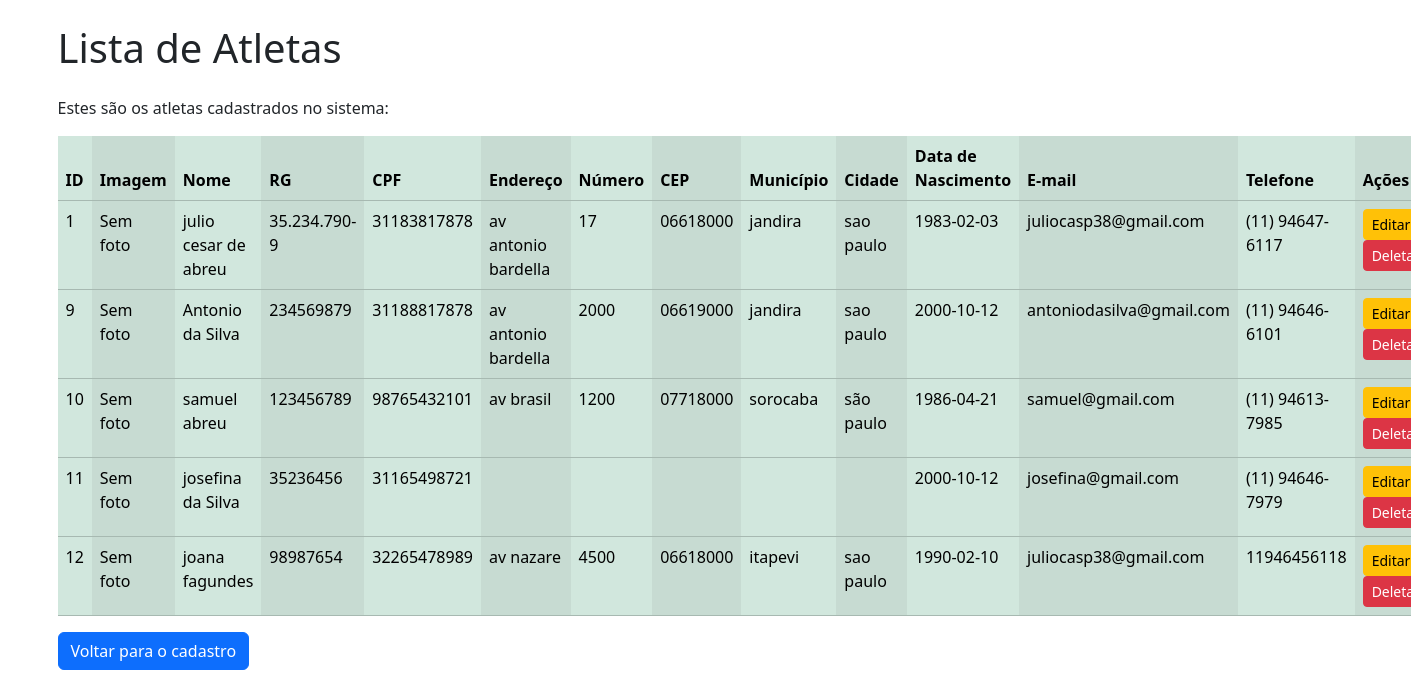
/cadastro_atletas/atletas.php, run on an earlier commit of the app's database.
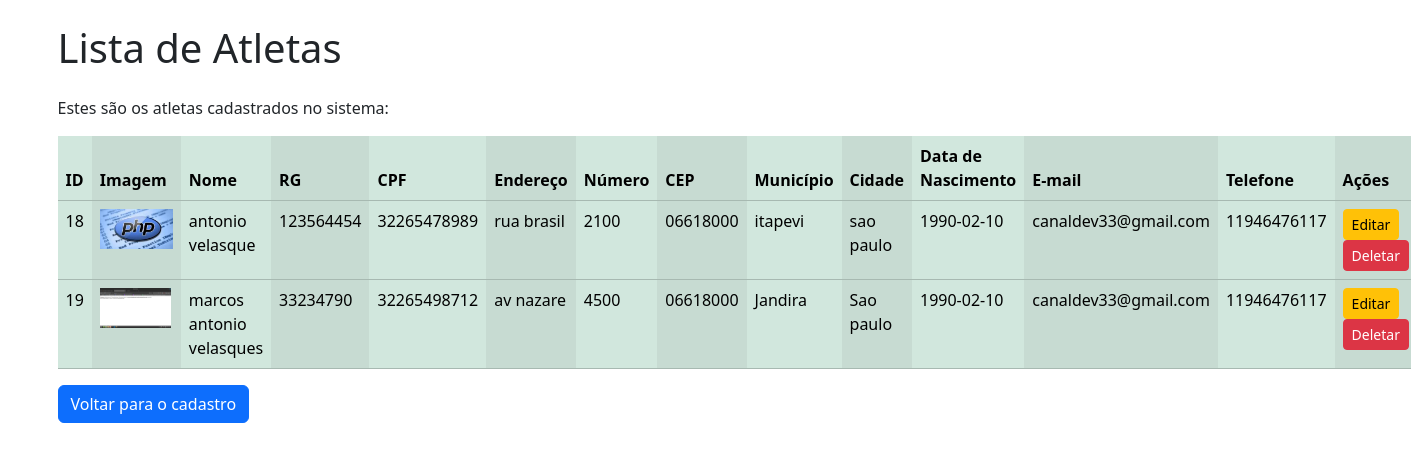
And on a later commit of the database.
### tables this page shows
CREATE TABLE `cadastro_atletas` (
  `id` int(11) NOT NULL,
  `foto` varchar(100) NOT NULL,
  `nome` varchar(100) NOT NULL,
  `rg` varchar(15) NOT NULL,
  `cpf` varchar(15) NOT NULL,
  `endereco` varchar(100) NOT NULL,
  `numero` varchar(20) NOT NULL,
  `cep` varchar(9) NOT NULL,
  `municipio` varchar(40) NOT NULL,
  `cidade` varchar(40) NOT NULL,
  `data_nascimento` date NOT NULL,
  `email` varchar(50) DEFAULT NULL,
  `senha` varchar(255) NOT NULL,
  `telefone` varchar(15) NOT NULL,
  `data_cadastro` datetime NOT NULL DEFAULT current_timestamp()
);

### cadastro_atletas/atletas.php (the view, shortened to what this page needs)
<?php
include('conexao.php');
$sql_atletas = "SELECT * FROM cadastro_atletas";
$query_atletas = $mysqli->query($sql_atletas);
$num_atletas = $query_atletas->num_rows;
?>
<!DOCTYPE html>
<html lang="pt-br">
<head>
    <link href="https://cdn.jsdelivr.net/npm/bootstrap@5.3.3/dist/css/bootstrap.min.css" rel="stylesheet"
>
</head>
<body>
    <div class="container mt-4">
        <h1 class="mb-4">Lista de Atletas</h1>
        <p>Estes são os atletas cadastrados no sistema:</p>
        <table class="table table-success table-striped-columns">
            <thead>
                <tr>
                    <th>ID</th>
                    <th>Imagem</th>
                    <th>Nome</th>
                    <th>RG</th>
                    <th>CPF</th>
                    <th>Endereço</th>
                    <th>Número</th>
                    <th>CEP</th>
                    <th>Município</th>
                    <th>Cidade</th>
                    <th>Data de Nascimento</th>
                    <th>E-mail</th>
                    <th>Telefone</th>
                    <th>Ações</th>
                </tr>
            </thead>
            <tbody>
                <?php if ($num_atletas == 0): ?>
                    <tr>
                        <td colspan="14" class="text-center">Nenhum atleta foi cadastrado</td>
                    </tr>
                <?php else:
                    while ($atletas = $query_atletas->fetch_assoc()): ?>
                        <tr>
                            <td><?= htmlspecialchars($atletas['id']); ?></td>
                            <td>
                                <?php if (!empty($atletas['foto']) && file_exists($atletas['foto'])): ?>
                                    <img height="40" src="<?= htmlspecialchars($atletas['foto']); ?>" alt="Foto do atleta">
                                <?php else: ?>
                                    <span>Sem foto</span>
                                <?php endif; ?>
                            </td>
                            <td><?= htmlspecialchars($atletas['nome']); ?></td>
                            <td><?= htmlspecialchars($atletas['rg']); ?></td>
                            <td><?= htmlspecialchars($atletas['cpf']); ?></td>
                            <td><?= htmlspecialchars($atletas['endereco']); ?></td>
                            <td><?= htmlspecialchars($atletas['numero']); ?></td>
                            <td><?= htmlspecialchars($atletas['cep']); ?></td>
                            <td><?= htmlspecialchars($atletas['municipio']); ?></td>
                            <td><?= htmlspecialchars($atletas['cidade']); ?></td>
                            <td><?= htmlspecialchars($atletas['data_nascimento']); ?></td>
                            <td><?= htmlspecialchars($atletas['email']); ?></td>
                            <td><?= htmlspecialchars($atletas['telefone']); ?></td>
                            <td>
                                <a href="editar_atletas.php?id=<?= $atletas['id']; ?>" class="btn btn-warning btn-sm">Editar</a>
                                <a href="deletar_atletas.php?id=<?= $atletas['id']; ?>" class="btn btn-danger btn-sm">Deletar</a>
                            </td>
                        </tr>
                    <?php endwhile;
                endif; ?>
            </tbody>
        </table>
        <a href="cadastrar_atletas.php" class="btn btn-primary">Voltar para o cadastro</a>
    </div>
</body>
</html>

What changed in the data, as far as the page shows it:
removed cadastro_atletas: id "1", shows "Sem foto", nome "julio cesar de abreu", rg "35.234.790-9", cpf "31183817878", endereco "av antonio bardella", numero "17", cep "06618000", municipio "jandira", cidade "sao paulo", data_nascimento "1983-02-03", email "juliocasp38@gmail.com", telefone "(11) 94647-6117"
removed cadastro_atletas: id "9", shows "Sem foto", nome "Antonio da Silva", rg "234569879", cpf "31188817878", endereco "av antonio bardella", numero "2000", cep "06619000", municipio "jandira", cidade "sao paulo", data_nascimento "2000-10-12", email "antoniodasilva@gmail.com", telefone "(11) 94646-6101"
removed cadastro_atletas: id "10", shows "Sem foto", nome "samuel abreu", rg "123456789", cpf "98765432101", endereco "av brasil", numero "1200", cep "07718000", municipio "sorocaba", cidade "são paulo", data_nascimento "1986-04-21", email "samuel@gmail.com", telefone "(11) 94613-7985"
removed cadastro_atletas: id "11", shows "Sem foto", nome "josefina da Silva", rg "35236456", cpf "31165498721", data_nascimento "2000-10-12", email "josefina@gmail.com", telefone "(11) 94646-7979"
removed cadastro_atletas: id "12", shows "Sem foto", nome "joana fagundes", rg "98987654", cpf "32265478989", endereco "av nazare", numero "4500", cep "06618000", municipio "itapevi", cidade "sao paulo", data_nascimento "1990-02-10", email "juliocasp38@gmail.com", telefone "11946456118"
added cadastro_atletas: id "18", foto (picture), nome "antonio velasque", rg "123564454", cpf "32265478989", endereco "rua brasil", numero "2100", cep "06618000", municipio "itapevi", cidade "sao paulo", data_nascimento "1990-02-10", email "canaldev33@gmail.com", telefone "11946476117"
added cadastro_atletas: id "19", foto (picture), nome "marcos antonio velasques", rg "33234790", cpf "32265498712", endereco "av nazare", numero "4500", cep "06618000", municipio "Jandira", cidade "Sao paulo", data_nascimento "1990-02-10", email "canaldev33@gmail.com", telefone "11946476117"
